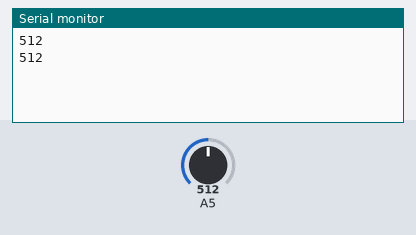
A sketch run on a simulated Arduino Uno, built with avr-gcc and run on an emulated ATmega328P. Shown: the last lines printed to the serial monitor. The test bench sets the inputs (shaded band); at power-on: A5 = 512.

Above: at 1.8 s.
1.9 s: A5 set to 716
At 2.8 s:
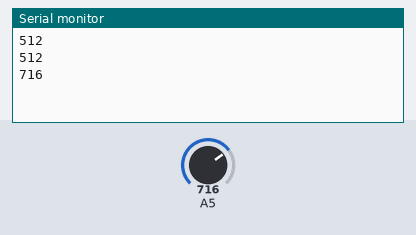
3.4 s: A5 set to 900
At 4.8 s:
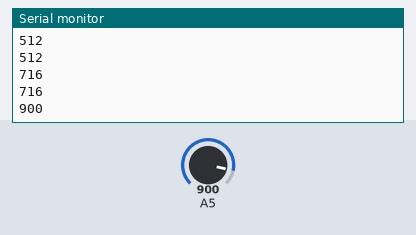
Timing chart, 0 to 6.4 s (numbered marks = the images above; inputs shaded):
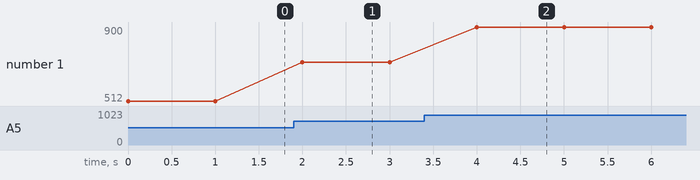

Measured:
- after the input at 1.9 s, the serial monitor: prints a new line after 0.10 s (image 1)
- after the input at 3.4 s, the serial monitor: prints a new line after 0.60 s (image 2)
- plotted number 1: 512 → 716 after the input at 1.9 s, 716 → 900 after the input at 3.4 s

The sketch:

photoresistor.ino
```cpp
void setup() {
  // put your setup code here, to run once:
  Serial.begin(9600);
}

void loop() {
  // put your main code here, to run repeatedly:
  int sensorValue;
  sensorValue = analogRead(A5);

  Serial.println(sensorValue, DEC);

  delay(1000);
}
```
